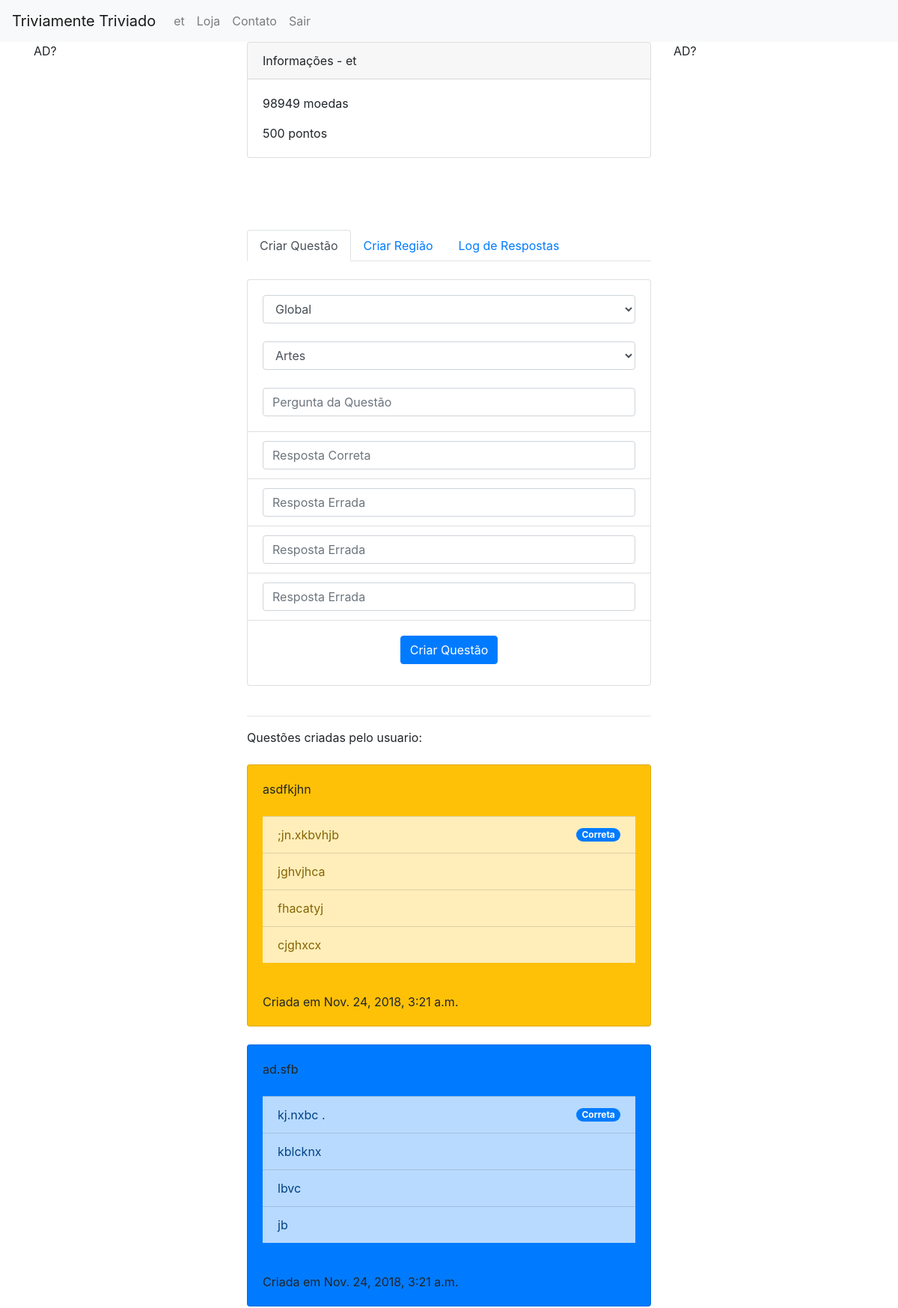
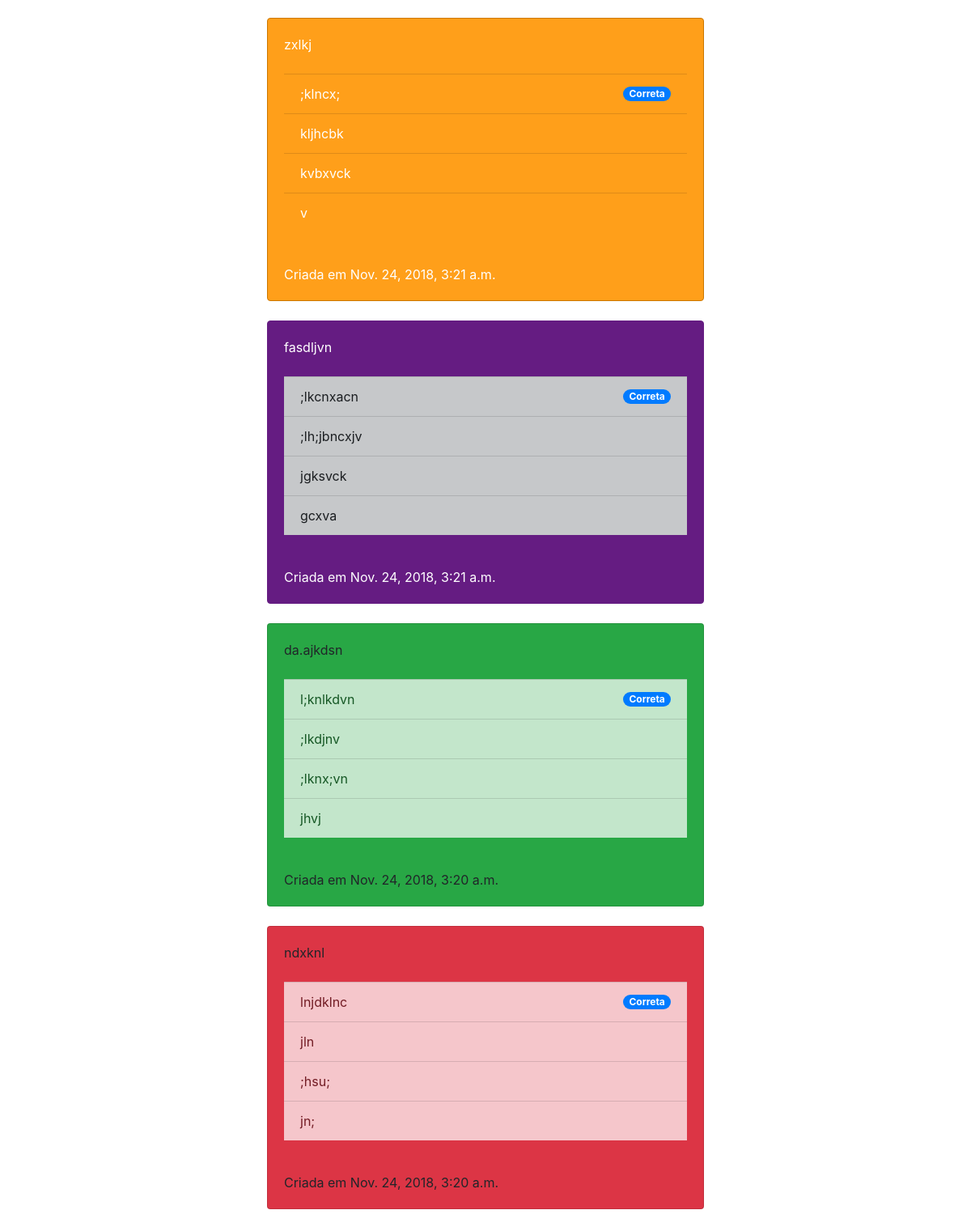
Screenshot of /fabrica/ (signed in, upper part) with the database file from the repository (2 pictures, top to bottom).
### usuario_perfil/models.py (models this page shows, shortened)
class UserProfile(models.Model):
	GENDER_CHOICES = (
		("M", "Masculino"),
		("F", "Feminino"),
	)
	user = models.OneToOneField(User, related_name='user', on_delete=models.CASCADE)
	nome = models.CharField('nome', max_length=100)
	age = models.IntegerField('age')
	gender = models.CharField('gender', max_length=9, choices=GENDER_CHOICES, default="M")
	regioes = models.ManyToManyField(Regiao, blank=True, default=None)
	idiomas = models.ManyToManyField(Idioma, blank=True, default=None)
	premium = models.BooleanField('premium', default=False)

### value/models.py (models this page shows, shortened)
class Carteira(models.Model):
	pontos = models.IntegerField('pontos', default=0)
	moedas = models.IntegerField('moedas', default=1000)
	cartas = models.ManyToManyField(Carta, blank=True, default=None)
	user = models.OneToOneField(User, related_name='usuario_carteira', on_delete=models.CASCADE, null=True, blank=True)
	comentario = models.CharField('comentario', max_length=100, default="carteira_usuario")

### triviamente/models.py (models this page shows, shortened)
class NarrativaString(models.Model):
	ESCOLHA_TIPO_NARRATIVA = (
		("P", "Pergunta"),
		("R", "Resposta"),
	)
	tipo_pergunta_ou_resposta = models.CharField('tipo', max_length=9, choices=ESCOLHA_TIPO_NARRATIVA, default='0')
	pergunta = models.ForeignKey(Pergunta, related_name='pergunta', null=True, blank=True, on_delete=models.SET_NULL)
	resposta = models.ForeignKey(Resposta, related_name='resposta', null=True, blank=True, on_delete=models.SET_NULL)
	user_criador = models.ForeignKey(User, null=True, blank=True, on_delete=models.SET_NULL)
	idioma = models.ForeignKey(Idioma, null=True, blank=False, on_delete=models.SET_NULL)
	narrativa = models.CharField('texto', max_length=100, default='')
	def __str__(self):
		return self.narrativa

class Questao(models.Model):
	ESCOLHA_DIFICULDADE = (
		("F", "Facil"),
		("D", "Dificil"),
	)
	dificuldade = models.CharField('dificuldade', max_length=9, choices=ESCOLHA_DIFICULDADE, default='0')
	user_criador = models.ForeignKey(User, null=True, blank=True, on_delete=models.SET_NULL)
	pergunta = models.ForeignKey(Pergunta, null=False, blank=False, on_delete=models.CASCADE)
	respostas = models.ManyToManyField(Resposta, blank=True, default=None)
	regiao = models.ForeignKey(Regiao, null=True, blank=True, on_delete=models.SET_NULL)
	date = models.DateTimeField('data_criacao', auto_now_add=True, blank=True)

### stacksup/views.py (the view, shortened to what this page needs)
# urls.py: path('fabrica/', views.FabricaView.as_view()),
class FabricaView(View):
	def get(self, request):
		values = {}
		qs = []
		if request.user.is_authenticated:
			user = UserProfile.objects.filter(nome=request.user)
			carteira = Carteira.objects.filter(user=request.user).first()
			questoes = Questao.objects.filter(user_criador=request.user).order_by('-date')
			try:
				for questao in questoes:
					pergunta = NarrativaString.objects.filter(pergunta=questao.pergunta).first()
					respostas = []
					correta = None
					for resposta in questao.respostas.all():
						respostas.append( NarrativaString.objects.filter(resposta=resposta).first() )
						for referencia in resposta.referencias.all():
							if referencia.pergunta == questao.pergunta:
								correta = NarrativaString.objects.filter(resposta=resposta).first()
					categoria = questao.pergunta.tipo_pergunta_ou_resposta
					data_criacao = questao.date
					qs.append( (pergunta, respostas, correta, categoria, data_criacao) )
			except Exception as e:
				raise
			regioes = Regiao.objects.all()
			logs = []
			partidas = Partida.objects.select_related('usuario_partida').filter(usuario_partida=request.user).order_by('-id')
			try:
				for partida in partidas:
					logs.append( partida )
			except Exception as e:
				raise
			user = user.first()
		else:
			return HttpResponseRedirect("/login")
		values['usuario'] = user
		values['carteira'] = carteira
		values['questoes'] = qs
		values['regioes'] = regioes
		values['logs'] = logs
		return render(
		request,
		'stacksup/fabrica.html',
		context=values,
		)

### regionamento/models.py (called while the page is built)
	def __str__(self):
		return self.nome

### stacksup/templates/stacksup/fabrica.html (shortened to what this page needs)
{% extends "base_generic.html" %}
{% block content %}
<div class="card">
  <div class="card-header">
  	Informações -  {{ usuario.nome }}
    </div>
  <div class="card-body">
    <p class="card-text">
    	{{ carteira.moedas }} moedas
    </p>
    <p class="card-text">
    	{{ carteira.pontos }} pontos
    </p>
  </div>
</div>
<br/><br/>
    	<br/><br/>
<nav>
  <div class="nav nav-tabs" id="nav-tab" role="tablist">
    <a class="nav-item nav-link active" id="nav-home-tab" data-toggle="tab" href="#nav-home" role="tab" aria-controls="nav-home" aria-selected="true">Criar Questão</a>
    <a class="nav-item nav-link" id="nav-profile-tab" data-toggle="tab" href="#nav-profile" role="tab" aria-controls="nav-profile" aria-selected="false">Criar Região</a>
    <a class="nav-item nav-link" id="nav-contact-tab" data-toggle="tab" href="#nav-contact" role="tab" aria-controls="nav-contact" aria-selected="false">Log de Respostas</a>
  </div>
</nav>
<div class="tab-content" id="nav-tabContent">
  <div class="tab-pane fade show active" id="nav-home" role="tabpanel" aria-labelledby="nav-home-tab">
  	<br/>
  	<form action="/fabrica/" method="post" class="form-inline">
	<div class="card text-center w-100">
		<div class="card-body">
			<span class="card-title">
				{% if regioes %}
					<select class="form-control w-100" name="regiaoFormControlSelectQuestao" id="regiaoFormControlSelectQuestao">
						{% for regiao in regioes %}
							<option value="{{ regiao }}">{{ regiao }}</option>
						{% endfor %}
					</select>
				{% endif %}
				<br/>
	<br/>
				<div class="form-group w-100">
				    <select class="form-control w-100" id="categoriaFormControlSelect" name="categoriaFormControlSelect">
				      <option value="Artes">Artes</option>
				    </select>
				  </div>
			</span>
			<br/>
		<input type="text" class="form-control card-text w-100" name="textoPerguntaQuestao" id="textoPerguntaQuestao" placeholder="Pergunta da Questão">
		</div>
		<ul class="list-group list-group-flush">
			<li class="list-group-item">
				<input type="text" class="form-control card-text w-100" name="textoRespostaCorreta" id="textoRespostaCorreta" placeholder="Resposta Correta">
			</li>
			<li class="list-group-item">
				<input type="text" class="form-control card-text w-100" name="textoRespostaErrada1" id="textoRespostaErrada1" placeholder="Resposta Errada">
			</li>
			<li class="list-group-item">
				<input type="text" class="form-control card-text w-100" name="textoRespostaErrada2" id="textoRespostaErrada2" placeholder="Resposta Errada">
			</li>
			<li class="list-group-item">
				<input type="text" class="form-control card-text w-100" name="textoRespostaErrada3" id="textoRespostaErrada3" placeholder="Resposta Errada">
			</li>
		</ul>
		<div class="card-body">
			<button type="submit" class="btn btn-primary mb-2">Criar Questão</button>
		</div>
	</div>
	</form>
	<br/>
	<hr/>
	Questões criadas pelo usuario:
	<br/>
	<br/>
	{% if  questoes %}
		{% for questao in questoes %}
			<div class="card
				{% if questao.3 == '0' %}
					bg-danger
				{% elif questao.3 == '1' %}
					bg-success
				{% elif questao.3 == '2' %}
					bg-dark
				{% elif questao.3 == '3' %}
					bg-info
				{% elif questao.3 == '4' %}
					bg-primary
				{% elif questao.3 == '5' %}
					bg-warning
				{% endif %}
			">
				<div class="card-body">
				{{ questao.0 }}
				<br/>
				<br/>
				<ul class="list-group list-group-flush">
				{% for resposta in questao.1 %}
					{% if resposta == questao.2 %}
					<li class="list-group-item d-flex justify-content-between align-items-center
					{% if questao.3 == '0' %}
						list-group-item-danger
					{% elif questao.3 == '1' %}
						list-group-item-success
					{% elif questao.3 == '2' %}
						list-group-item-dark
					{% elif questao.3 == '3' %}
						list-group-item-info
					{% elif questao.3 == '4' %}
						list-group-item-primary
					{% elif questao.3 == '5' %}
						list-group-item-warning
					{% endif %}
					">
						{{ resposta }}
						<span class="badge badge-primary badge-pill">Correta</span>
					</li>
					{% else %}
					<li class="list-group-item
					{% if questao.3 == '0' %}
						list-group-item-danger
					{% elif questao.3 == '1' %}
						list-group-item-success
					{% elif questao.3 == '2' %}
						list-group-item-dark
					{% elif questao.3 == '3' %}
						list-group-item-info
					{% elif questao.3 == '4' %}
						list-group-item-primary
					{% elif questao.3 == '5' %}
						list-group-item-warning
					{% endif %}
					">
						{{ resposta }}
					</li>
					{% endif %}
				{% endfor %}
				</ul>
				</div>
				<div class="card-body">
					Criada em {{ questao.4 }}
				</div>
			</div>
	<br/>
		{% endfor %}
	{% endif %}
	<br/>
</div>
</div>
{% endblock %}

### templates/base_generic.html (shortened to what this page needs)
<!DOCTYPE HTML>
<html lang="en">
    <head>
        {% load staticfiles %}
        {% load static %}
        <link href="{% static 'bootstrap-4/css/bootstrap.css' %}" rel="stylesheet">
        <link href="{% static 'cs/adulterado.css' %}" rel="stylesheet">
    </head>
    <body>
        <nav class="navbar navbar-expand-lg navbar-light bg-light">
          <a class="navbar-brand" href="/">Triviamente Triviado</a>
          <div class="collapse navbar-collapse" id="navbarNavDropdown">
            <ul class="navbar-nav">
                        {% if user.is_authenticated %}
                            <li class="nav-item"><a class="nav-link" href="/cadastro/">
                                {{ user.user.nome }}
                            </a></li>
                            <li class="nav-item"><a class="nav-link" href="/#/">
                                Loja
                            </a></li>
                            <li class="nav-item"><a class="nav-link" href="/contato">
                                Contato
                            </a></li>
                            <li class="nav-item"><a class="nav-link" href="/logout/">Sair</a></li>
                        {% else %}
                            <li class="nav-item"><a class="nav-link" href="/login/">Login</a></li>
                            <li class="nav-item"><a class="nav-link" href="/signup/">Cadastro</a></li>
                        {% endif %}
            </ul>
          </div>
        </nav>
        <div class="container">
            <div class="row">
                <div class="col">
                    AD?
                </div>
                <div class="col-6">
                    {% block content %}
                    {% endblock %}
                </div>
                <div class="col">
                    AD?
                </div>
            </div>
        </div>
    </body>
</html>

### static/cs/adulterado.css (style rules this page uses)
.bg-dark { background-color: #651c82 !important; border-color: #651c82 !important; color: white; }
.bg-info { background-color: #ff9f1a !important; border-color: #cc7700 !important; color: white; }
.list-group-item-info { background-color: #ff9f1a !important; color: white; }

### rows the page displays
UserProfile: nome "et"
Carteira: moedas "98949", pontos "500"
NarrativaString: narrativa "asdfkjhn", date "Nov. 24, 2018, 3:21 a.m."
NarrativaString: narrativa ";jn.xkbvhjb"
NarrativaString: narrativa "jghvjhca"
NarrativaString: narrativa "fhacatyj"
NarrativaString: narrativa "cjghxcx"
NarrativaString: narrativa "ad.sfb", date "Nov. 24, 2018, 3:21 a.m."
NarrativaString: narrativa "kj.nxbc ."
NarrativaString: narrativa "kblcknx"
NarrativaString: narrativa "lbvc"
NarrativaString: narrativa "jb"
NarrativaString: narrativa "zxlkj", date "Nov. 24, 2018, 3:21 a.m."
NarrativaString: narrativa ";klncx;"
NarrativaString: narrativa "kljhcbk"
NarrativaString: narrativa "kvbxvck"
NarrativaString: narrativa "v"
NarrativaString: narrativa "fasdljvn", date "Nov. 24, 2018, 3:21 a.m."
NarrativaString: narrativa ";lkcnxacn"
NarrativaString: narrativa ";lh;jbncxjv"
NarrativaString: narrativa "jgksvck"
NarrativaString: narrativa "gcxva"
NarrativaString: narrativa "da.ajkdsn", date "Nov. 24, 2018, 3:20 a.m."
NarrativaString: narrativa "l;knlkdvn"
NarrativaString: narrativa ";lkdjnv"
NarrativaString: narrativa ";lknx;vn"
NarrativaString: narrativa "jhvj"
NarrativaString: narrativa "ndxknl", date "Nov. 24, 2018, 3:20 a.m."
NarrativaString: narrativa "lnjdklnc"
NarrativaString: narrativa "jln"
NarrativaString: narrativa ";hsu;"
NarrativaString: narrativa "jn;"

### other values shown
{{ user.user.nome }} "et"
form field regiaoFormControlSelectQuestao "Global"
